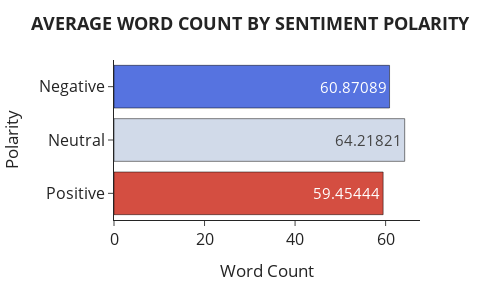

Notebook source saved alongside this figure:
### Code cell
fig = (
    px.bar(
        rate_wc,
        x="Word Count",
        y="Polarity",
        color="Polarity",
        color_discrete_sequence=["#5673e0", "#d1dae9", "#d44e41"],
        text_auto=True,
        width=500,
        height=300,
    )
    .update_traces(
        dict(marker_line_width=0.5, marker_line_color="black"), textfont_size=15
    )
    .update_layout(
        showlegend=False,
        template="simple_white",
        title=dict(
            text="<b>AVERAGE WORD COUNT BY SENTIMENT POLARITY<b>",
            font=dict(size=18),
            yref="paper",
            x=0.5,
        ),
        xaxis_title=dict(font=dict(size=17)),
        yaxis_title=dict(font=dict(size=17)),
    )
    .update_xaxes(tickfont=dict(size=16))
    .update_yaxes(tickfont=dict(size=16))
)
fig.show()

### Figure 1 — Plotly figure (JSON) as saved in the notebook; plotly's stock layout.template omitted (floating-point values rounded to 4 significant figures)
{"data": [{"alignmentgroup": "True", "hovertemplate": "Polarity=%{y}<br>Word Count=%{x}<extra></extra>", "legendgroup": "Negative", "marker": {"color": "#5673e0", "line": {"color": "black", "width": 0.5}, "pattern": {"shape": ""}}, "name": "Negative", "offsetgroup": "Negative", "orientation": "h", "showlegend": true, "textfont": {"size": 15}, "textposition": "auto", "texttemplate": "%{x}", "type": "bar", "x": [60.87], "xaxis": "x", "y": ["Negative"], "yaxis": "y"}, {"alignmentgroup": "True", "hovertemplate": "Polarity=%{y}<br>Word Count=%{x}<extra></extra>", "legendgroup": "Neutral", "marker": {"color": "#d1dae9", "line": {"color": "black", "width": 0.5}, "pattern": {"shape": ""}}, "name": "Neutral", "offsetgroup": "Neutral", "orientation": "h", "showlegend": true, "textfont": {"size": 15}, "textposition": "auto", "texttemplate": "%{x}", "type": "bar", "x": [64.22], "xaxis": "x", "y": ["Neutral"], "yaxis": "y"}, {"alignmentgroup": "True", "hovertemplate": "Polarity=%{y}<br>Word Count=%{x}<extra></extra>", "legendgroup": "Positive", "marker": {"color": "#d44e41", "line": {"color": "black", "width": 0.5}, "pattern": {"shape": ""}}, "name": "Positive", "offsetgroup": "Positive", "orientation": "h", "showlegend": true, "textfont": {"size": 15}, "textposition": "auto", "texttemplate": "%{x}", "type": "bar", "x": [59.45], "xaxis": "x", "y": ["Positive"], "yaxis": "y"}], "layout": {"barmode": "relative", "height": 300, "legend": {"title": {"text": "Polarity"}, "tracegroupgap": 0}, "margin": {"t": 60}, "showlegend": false, "title": {"font": {"size": 18}, "text": "<b>AVERAGE WORD COUNT BY SENTIMENT POLARITY<b>", "x": 0.5, "yref": "paper"}, "width": 500, "xaxis": {"anchor": "y", "domain": [0, 1], "tickfont": {"size": 16}, "title": {"font": {"size": 17}, "text": "Word Count"}}, "yaxis": {"anchor": "x", "categoryarray": ["Positive", "Neutral", "Negative"], "categoryorder": "array", "domain": [0, 1], "tickfont": {"size": 16}, "title": {"font": {"size": 17}, "text": "Polarity"}}}}
